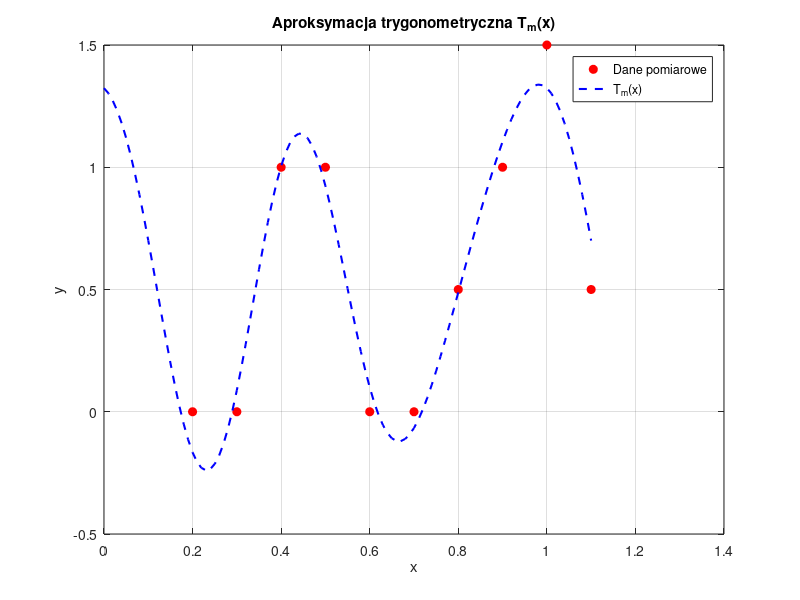

MATLAB code for this plot:
close all
clear
clc

%  Dane 
dane = [
0.2 0
0.3 0
0.4 1
0.5 1
0.6 0
0.7 0
0.8 0.5
0.9 1
1.0 1.5
1.1 0.5];

x = dane(:,1);
y = dane(:,2);

n = length(x) - 1;
h = 0.1;
l = ((n+1)*h)/2;   % pół długości przedziału
c = pi / l;        % współczynnik skali dla x

%  Współczynniki 

MTY = [ sum(y); 
        sum(y .* cos(1*c*x)); 
        sum(y .* sin(1*c*x)); 
        sum(y .* cos(2*c*x)); 
        sum(y .* sin(2*c*x)); 
        sum(y .* cos(3*c*x)); 
        sum(y .* sin(3*c*x))]



MTM = diag([n+1, (n+1)/2, (n+1)/2, (n+1)/2, (n+1)/2, (n+1)/2, (n+1)/2]);

A = MTM \ MTY

a0 = A(1);
a1 = A(2);
b1 = A(3);
a2 = A(4);
b2 = A(5);
a3 = A(6);
b3 = A(7);

%  Aproksymacja 
xd = 0:0.01:max(x);
yd = a0 ...
   + a1*cos(1*c*xd) + b1*sin(1*c*xd) ...
   + a2*cos(2*c*xd) + b2*sin(2*c*xd) ...
   + a3*cos(3*c*xd) + b3*sin(3*c*xd);


%  Wykres 
plot(x, y, 'or', 'MarkerFaceColor', 'r'); hold on;
plot(xd, yd, '--b', 'LineWidth', 1.5);
xlabel('x');
ylabel('y');
title('Aproksymacja trygonometryczna T_m(x)');
legend('Dane pomiarowe', 'T_m(x)', 'Location', 'best');
grid on;
